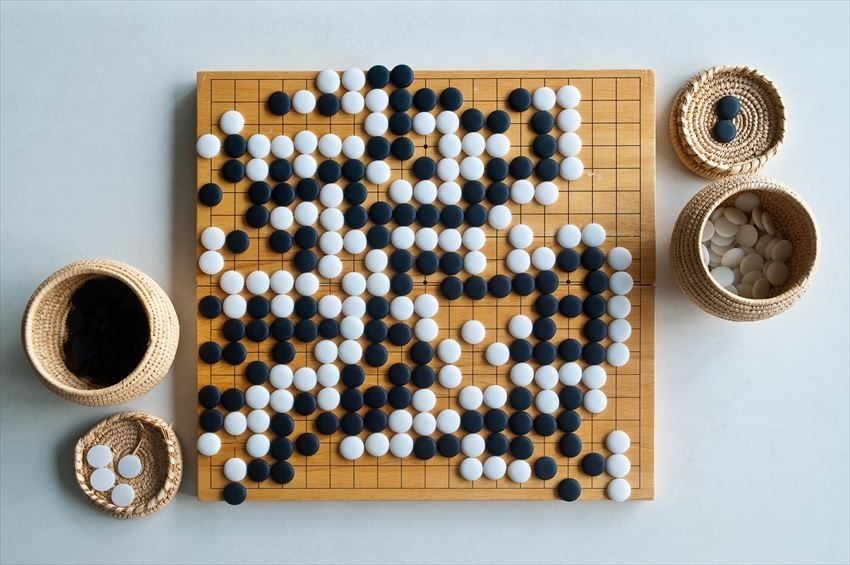
#> input picture MC2/Data/Go.png, 850 x 565 px
$ jupyter execute Segmentation_Morphological_Operations_Object_Properties.ipynb
#> lines starting #> are read from the running program, lines starting #| are printed output that depends on the picture; after the words box and inside, x2 and y2 are one past the last pixel; in counts of white or black regions, pixels touching at a corner belong together
[cell 1]
import os
import cv2
import numpy as np
import matplotlib.pyplot as plt
import pandas as pd

# Japan Segmentation, Morphological Operations, Object Properties in Images

## Images Used
   - Go Board https://www.fun-japan.jp/my/articles/9564

[cell 2]
def show_pair(a, b, titles=("Original", "Processed"), figsize=(10, 5), cmap='gray'):
    plt.figure(figsize=figsize)

    # left
    plt.subplot(1, 2, 1)
    if a.ndim == 2:
        plt.imshow(a, cmap=cmap)
    else:
        plt.imshow(a)
    plt.title(titles[0])
    plt.axis('off')

    # right
    plt.subplot(1, 2, 2)
    if b.ndim == 2:
        plt.imshow(b, cmap=cmap)
    else:
        plt.imshow(b)
    plt.title(titles[1])
    plt.axis('off')

    plt.show()

[cell 3]
def load_rgb(path: str, dummy: bool = False, size: tuple[int, int] = (720, 1080)) -> np.ndarray:
#> called with path = 'Data/Go.png', dummy = False, size = (720, 1080)
    if os.path.exists(path) and not dummy:
        img_bgr = cv2.imread(path, cv2.IMREAD_COLOR)
#> img_bgr is the input picture: shape (565, 850, 3); mean B, G, R 146.8, 155.5, 159.4
        if img_bgr is None:
            dummy = True
        else:
            return cv2.cvtColor(img_bgr, cv2.COLOR_BGR2RGB)
    # dummy: colorful gradient + noise
    h, w = size
    y = np.linspace(0, 1, h)[:, None]
    x = np.linspace(0, 1, w)[None, :]
    r = x
    g = y
    b = 1 - 0.5 * (x + y)
    img = np.stack([r, g, b], axis=2)
    img += 0.05 * np.random.RandomState(42).randn(h, w, 3)
    img = np.clip(img, 0, 1)
    return (img * 255).astype(np.uint8)

[cell 4]
def save_rgb(path: str, img_rgb: np.ndarray):
    bgr = cv2.cvtColor(img_rgb, cv2.COLOR_RGB2BGR)
    cv2.imwrite(path, bgr)

## Day 9

<div style="border: 2px solid #ffc107; padding: 10px; border-radius: 5px;">

### Use Case (Japan) – Go Board Segmentation

Automatically **segment and count Go stones** from overhead board photos to reconstruct the full game state (stone counts and positions).

#### Background & Motivation

Go is a traditional board game that is still widely played in Japan in clubs, schools, and professional tournaments. A standard board is a **19×19 grid of intersections** where black and white stones are placed.

In many Japanese settings (go salons, tournaments, teaching dojos), games are still played on **physical wooden boards**, and records are written by hand or reconstructed afterward from memory. This makes:

- **Archiving games** time-consuming and error-prone
- **Training data collection** for Go AI from amateur/pro games hard to scale
- **Live broadcast and study tools** dependent on manual input

Automatic recognition of a real Go board from a single photo would allow:

- Instant **digital game recording** from phones or fixed cameras
- Automatic **kifu (game record) generation** and sharing
- Creation of large, labeled datasets for **Go AI and related vision research**
- A controlled benchmark for **grid-based object detection**, transferable to similar layouts (e.g., retail shelves, bento layouts, vending machines).

#### Problem

Given a single overhead image of a Go board (19×19 grid), we need to **detect each stone and map it to its grid intersection**, even when:

- Stones are **touching or nearly touching**
- There are **strong reflections** on polished stones
- Lighting varies across the board (shadows, bright spots)
- The wooden board and stones have **similar low-contrast regions** in some areas

#### Target Outputs per Image

For each image, the system should output:

- **Total number of stones** on the board
- **Separate counts for black and white stones**
- **Grid coordinates of each stone** (e.g., A1–T19 or (row, column) index)

Optional extended outputs:

- Approximate **territory regions** (empty areas controlled by black/white)
- List of **empty intersections** (legal move candidates)
- Basic **group/shape features** (e.g., large connected groups, eyes, captured stones)

#### Selected Image and Suitability

We use an overhead view of a **single, standard 19×19 Go board** placed on a table in a typical indoor setting.

The image is **particularly apt** for this use case because:

- The camera is nearly **orthogonal to the board**, so grid lines and intersections are clearly visible and can be reliably mapped to coordinates.
- The board contains **many black and white stones with varying local densities**: some areas are sparse, others are densely packed with **touching stones**, directly stressing the segmentation and counting task.
- There are **real-world lighting effects** (reflections on stones, mild shadows on the board), which match conditions in actual clubs and tournaments rather than synthetic lab images.
- The board edges and some surroundings (table, background) are visible, allowing testing of **board localization and cropping** as part of the pipeline.
- A mix of **empty intersections, single stones, and complex fighting shapes** makes the image representative of mid-game and end-game positions encountered in practice.

Because of these properties, this image is not just suitable but **well-matched to demonstrating the full segmentation, counting, and coordinate-assignment pipeline** required for Go board recognition.

<\div>

[cell 5]
GO_PATH = "Data/Go.png"
img_go = load_rgb(GO_PATH)

save_rgb('images/jo.jpg', img_go)

[cell 6]
plt.figure(figsize=(6,4)); plt.imshow(img_go); plt.title("Go Board"); plt.axis("off"); plt.show()

## Day 10

### Crop to Board

[cell 7]
def crop_board_custom(
    img: np.ndarray,
    top_ratio: float = 0.1,
    bottom_ratio: float = 0.1,
    left_ratio: float = 0.1,
    right_ratio: float = 0.1,
) -> np.ndarray:

#> called with top_ratio = 0.1, bottom_ratio = 0.1, left_ratio = 0.225, right_ratio = 0.225
    h, w = img.shape[:2]

    # convert ratios to pixel offsets
    top    = int(h * top_ratio)
    bottom = int(h * bottom_ratio)
    left   = int(w * left_ratio)
    right  = int(w * right_ratio)

    y0 = top
    y1 = h - bottom
    x0 = left
    x1 = w - right

    # safety clamp
    y0 = max(0, min(y0, h-1))
    y1 = max(y0+1, min(y1, h))
    x0 = max(0, min(x0, w-1))
    x1 = max(x0+1, min(x1, w))

    return img[y0:y1, x0:x1]
#> returned value: shape (453, 468, 3)

[cell 8]
img_board = crop_board_custom(
    img_go,
    top_ratio=0.1,
    bottom_ratio=0.1,
    left_ratio=0.225,
    right_ratio=0.225,
)

[cell 9]
show_pair(img_go, img_board, titles=("Original", "Croped to Board"))

### K-Means Segmentation

[cell 10]
def kmeans_segment_board(
        img_board: np.ndarray,
        K: int = 3,
        use_lab_weighted: bool = True,
        blur_ksize: int = 0,
        max_iter: int = 20,
        attempts: int = 5,
) -> tuple[np.ndarray, np.ndarray]:
    img = img_board.copy()

    if blur_ksize and blur_ksize > 1:
        if blur_ksize % 2 == 0:
            blur_ksize += 1
        img = cv2.GaussianBlur(img, (blur_ksize, blur_ksize), 0)

    # feature space: Lab with re-weighted channels
    if use_lab_weighted:
        img_lab = cv2.cvtColor(img, cv2.COLOR_RGB2LAB).astype(np.float32)
        L, a, b = cv2.split(img_lab)

        # CLAHE on L channel
        clahe = cv2.createCLAHE(clipLimit=2.0, tileGridSize=(8, 8))
        L = clahe.apply(L.astype(np.uint8)).astype(np.float32)

        L_w = L * 0.4  # brightness: lower weight
        a_w = a * 1.2  # chroma: higher weight
        b_w = b * 1.2

        feat = np.stack([L_w, a_w, b_w], axis=-1)  # (H, W, 3)
        Z = feat.reshape((-1, 3)).astype(np.float32)
    else:
        Z = img.reshape((-1, 3)).astype(np.float32)

    criteria = (
        cv2.TERM_CRITERIA_EPS + cv2.TERM_CRITERIA_MAX_ITER,
        max_iter,
        1.0,
    )

    # noinspection PyTypeChecker
    _, labels_flat, _ = cv2.kmeans(
        Z, K, None, criteria, attempts, cv2.KMEANS_RANDOM_CENTERS
    )

    labels_km = labels_flat.reshape(img_board.shape[:2])

    # compute mean RGB color of each cluster
    centers_rgb = np.zeros((K, 3), dtype=np.float32)
    for k in range(K):
        mask = (labels_km == k)
        if np.any(mask):
            centers_rgb[k] = img_board[mask].mean(axis=0)
    centers_rgb = centers_rgb.astype(np.uint8)

    return labels_km, centers_rgb

[cell 11]
def experiment_kmeans_board(
        img_board: np.ndarray,
        Ks: list[int] | tuple[int, ...] = (2, 3, 4),
        blur_values: list[int] | tuple[int, ...] = (0, 3, 5),
        use_lab_options: list[bool] | tuple[bool, ...] = (False, True),
):
    km_results = {}
    for K in Ks:
        for blur_ksize in blur_values:
            for use_lab in use_lab_options:
                labels_km, centers_rgb = kmeans_segment_board(
                    img_board,
                    K=K,
                    use_lab_weighted=use_lab,
                    blur_ksize=blur_ksize,
                    max_iter=20,
                    attempts=5,
                )
                key = f"kmeans_K{K}_blur{blur_ksize}_lab{int(use_lab)}"
                km_results[key] = {
                    "labels": labels_km,
                    "centers_rgb": centers_rgb,
                }
#> this loop made 3 passes
#> pass 1, in kmeans_segment_board, `labels_km = labels_flat.reshape(img_board.shape[:2])`:
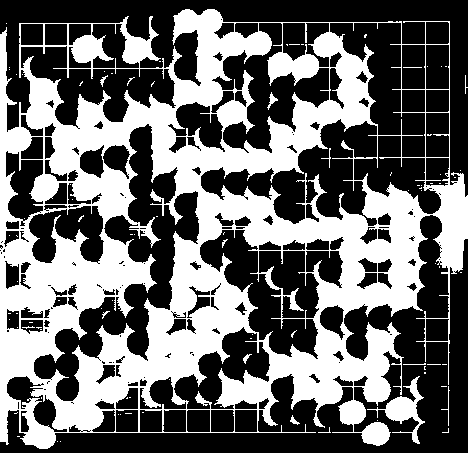
#> labels_km: shape (453, 468) int32; values 0 (black) and 1 (white), 41.7% white; 93 white regions (81 under 20 px), largest, box (x1, y1, x2, y2) and area: (0, 9, 468, 449) 86857, (367, 376, 425, 444) 985, (267, 92, 278, 110) 66
#> pass 1, in kmeans_segment_board (call 2), `img_lab = cv2.cvtColor(img, cv2.COLOR_RGB2LAB).astype(np.float32)`:
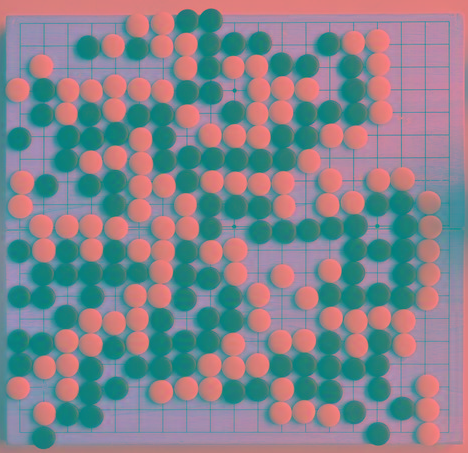
#> img_lab: shape (453, 468, 3) float32; mean R, G, B 132.3, 132.5, 140.9
#> pass 1, in kmeans_segment_board (call 2), `L, a, b = cv2.split(img_lab)`:
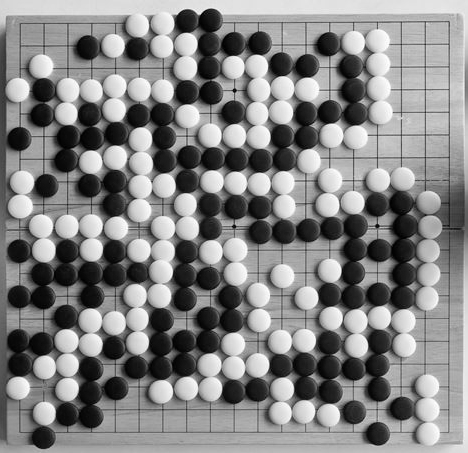
#> L: shape (453, 468) float32; min 0, max 255, mean 132.3
#> pass 1, in kmeans_segment_board (call 2), `L, a, b = cv2.split(img_lab)`:
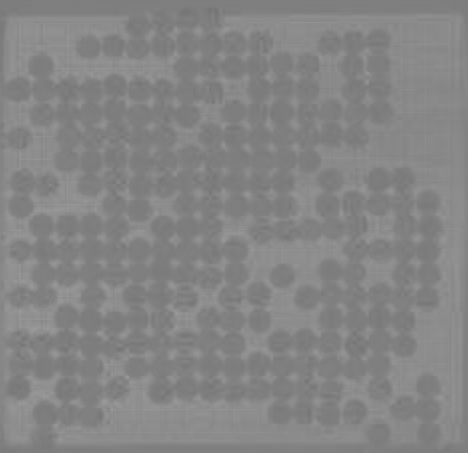
#> a: shape (453, 468) float32; min 116, max 155, mean 132.5
#> after the loop, km_results = 18 items

    return km_results

[cell 12]
def semantic_colorize(labels: np.ndarray, centers_rgb: np.ndarray):
    K = centers_rgb.shape[0]
    brightness = centers_rgb.mean(axis=1)
    order = np.argsort(brightness)

    label_black = order[0]
    label_white = order[-1]
    label_board = order[1] if K >= 3 else None

    remap = np.full(K, 3, dtype=np.int32)  # default 'other'
    remap[label_black] = 0
    remap[label_white] = 1
    if label_board is not None:
        remap[label_board] = 2

    # Adjusted semantic labels (same shape as `labels`)
    labels_sem = remap[labels]

    label_to_color = np.array([
        [0, 0, 0],       # 0 -> black stones
        [255, 255, 255], # 1 -> white stones
        [0, 255, 0],     # 2 -> board
        [255, 0, 0],     # 3 -> other
    ], dtype=np.uint8)

    vis = label_to_color[labels_sem]

    # Return both the visualization and the adjusted labels
    return vis, labels_sem

[cell 13]
def show_kmeans_experiments_grid_structured(
        km_results: dict,
        Ks,
        blur_values,
        use_lab_options,
        figsize=(12, 8),
):
    for use_lab in use_lab_options:
        lab_flag = int(use_lab)
        n_rows = len(Ks)
        n_cols = len(blur_values)

        fig, axes = plt.subplots(n_rows, n_cols, figsize=figsize)
        axes = np.array(axes)
        if axes.ndim == 1:
            axes = axes.reshape(n_rows, n_cols)

        for i, K in enumerate(Ks):
            for j, blur_ksize in enumerate(blur_values):
                key = f"kmeans_K{K}_blur{blur_ksize}_lab{lab_flag}"
                ax = axes[i, j]

                if key not in km_results:
                    ax.axis("off")
                    ax.set_title(f"Missing: {key}", fontsize=8)
                    continue

                data = km_results[key]
                labels = data["labels"]
                centers = data["centers_rgb"]

                # <<< static semantic colors here
                vis, _ = semantic_colorize(labels, centers)

                ax.imshow(vis)
                ax.set_title(f"K={K}, blur={blur_ksize}", fontsize=8)
                ax.axis("off")

        fig.suptitle(f"K-means results (use_lab_weighted={use_lab})", fontsize=12)
        plt.tight_layout()
        plt.show()

### Find best Parameters

[cell 14]
Ks = [2, 3, 4]
blur_values = [0, 3, 5]
use_lab_options = [False, True]

km_results = experiment_kmeans_board(
    img_board,
    Ks=Ks,
    blur_values=blur_values,
    use_lab_options=use_lab_options,
)
#> km_results = 18 items

show_kmeans_experiments_grid_structured(
    km_results,
    Ks=Ks,
    blur_values=blur_values,
    use_lab_options=use_lab_options,
    figsize=(12, 8),
)
#> after the loop in show_kmeans_experiments_grid_structured, `for use_lab in use_lab_options:`:
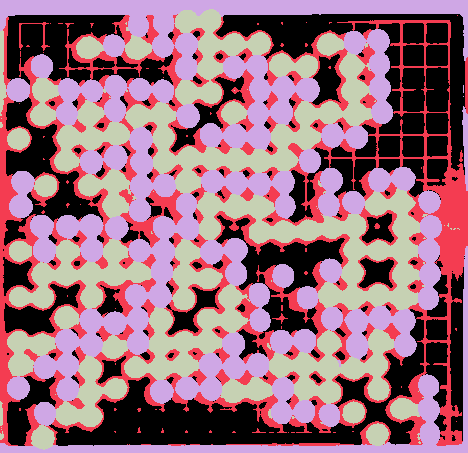
#> labels: shape (453, 468) int32; 4 distinct labels, from 0 to 3; one colour per label, 0 black

### Best Parameters

[cell 15]
key = "kmeans_K4_blur3_lab1"

[cell 16]
best = km_results[key]
#> best = 2 items
labels_best = best["labels"]
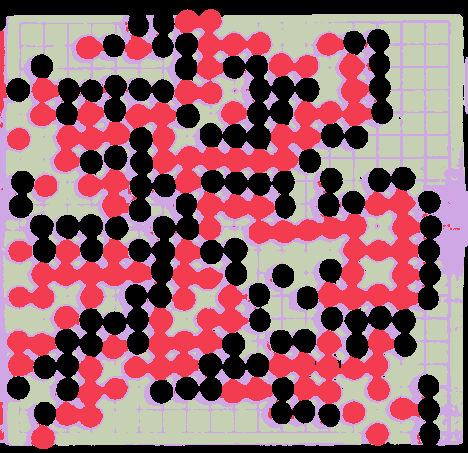
#> labels_best: shape (453, 468) int32; 4 distinct labels, from 0 to 3; one colour per label, 0 black
centers_best = best["centers_rgb"]
#> centers_best = [[199, 206, 211], [27, 33, 40], [119, 88, 57], [193, 144, 84]]

[cell 17]
vis_semantic, labels_sem = semantic_colorize(labels_best, centers_best)
#> in semantic_colorize (call 19), `brightness = centers_rgb.mean(axis=1)`: brightness = [205.3, 33.33, 88, 140.3]
#> in semantic_colorize (call 19), `order = np.argsort(brightness)`: order = [1, 2, 3, 0]
#> in semantic_colorize (call 19), `label_black = order[0]`: label_black = 1
#> in semantic_colorize (call 19), `label_white = order[-1]`: label_white = 0
#> in semantic_colorize (call 19), `label_board = order[1] if K >= 3 else None`: label_board = 2
#> in semantic_colorize (call 19), `labels_sem = remap[labels]`:
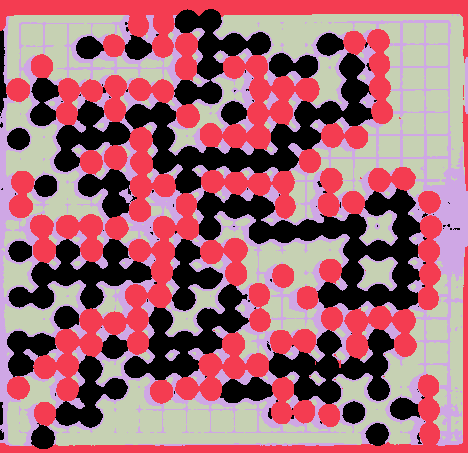
#> labels_sem: shape (453, 468) int32; 4 distinct labels, from 0 to 3; one colour per label, 0 black
#> in semantic_colorize (call 19), `vis = label_to_color[labels_sem]`:
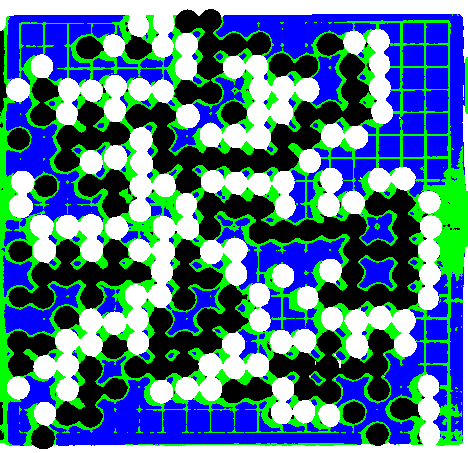
#> vis: shape (453, 468, 3); mean of channels 0, 1, 2 142.8, 121.4, 72.3; drawn as B, G, R

show_pair(img_board, vis_semantic,titles=("Original", "Chosen semantic segmentation"))

<div style="border: 2px solid #ffc107; padding: 10px; border-radius: 5px;">

## Day 11

Added erosion techniques

<\div>

[cell 18]
def make_binary_mask(labels_sem: np.ndarray, target_class: int) -> np.ndarray:
    mask = (labels_sem == target_class).astype(np.uint8) * 255
    return mask

mask_black = make_binary_mask(labels_sem, 0)
mask_white = make_binary_mask(labels_sem, 1)
mask_board = make_binary_mask(labels_sem, 2)
mask_other = make_binary_mask(labels_sem, 3)
#> call 4 of make_binary_mask, with target_class = 3
#> in make_binary_mask (call 4), `mask = (labels_sem == target_class).astype(np.uint8) * 255`:
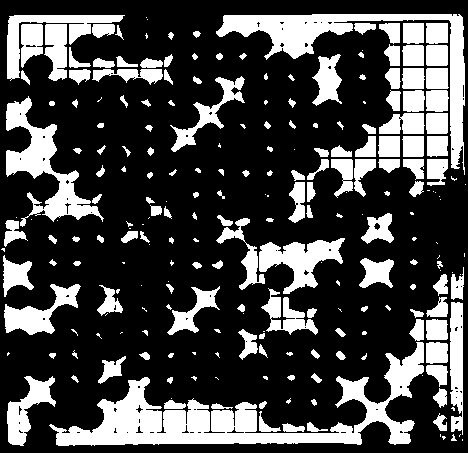
#> mask: shape (453, 468); 27.7% white; 236 white regions (77 under 20 px), largest, box (x1, y1, x2, y2) and area: (49, 342, 424, 446) 11039, (216, 14, 465, 175) 5922, (6, 96, 104, 227) 3805

[cell 19]
show_pair(mask_black, mask_white, titles=("Raw black-stone mask", "Raw white-stone mask"))
show_pair(mask_board, mask_other, titles=("Raw shadow mask", "Raw board mask"))

### Morphological denoising / rounding

[cell 20]
kernel3 = cv2.getStructuringElement(cv2.MORPH_ELLIPSE, (3, 3))
kernel5 = cv2.getStructuringElement(cv2.MORPH_ELLIPSE, (5, 5))

def morph_smooth(mask):
    steps = {}
    steps["raw"] = mask

    # Opening
    steps["open_3"] = cv2.morphologyEx(mask, cv2.MORPH_OPEN, kernel3)
    steps["open_5"] = cv2.morphologyEx(mask, cv2.MORPH_OPEN, kernel5)

    # Closing after open_3
    steps["open3_close3"] = cv2.morphologyEx(steps["open_3"], cv2.MORPH_CLOSE, kernel3)
    steps["open3_close5"] = cv2.morphologyEx(steps["open_3"], cv2.MORPH_CLOSE, kernel5)

    # Closing after open_5 (this branch is what you’ll actually use)
    steps["open5_close3"] = cv2.morphologyEx(steps["open_5"], cv2.MORPH_CLOSE, kernel3)
    steps["open5_close5"] = cv2.morphologyEx(steps["open_5"], cv2.MORPH_CLOSE, kernel5)

    return steps

[cell 21]
def plot_morph_overview(steps, name="Mask"):

    fig, axes = plt.subplots(2, 3, figsize=(12, 8))

    # Row 1: Open3 branch
    axes[0, 0].imshow(steps["open_3"], cmap="gray")
    axes[0, 0].set_title(f"{name}: Open (3x3)")
    axes[0, 0].axis("off")

    axes[0, 1].imshow(steps["open3_close3"], cmap="gray")
    axes[0, 1].set_title(f"{name}: Open3 + Close3")
    axes[0, 1].axis("off")

    axes[0, 2].imshow(steps["open3_close5"], cmap="gray")
    axes[0, 2].set_title(f"{name}: Open3 + Close5")
    axes[0, 2].axis("off")

    # Row 2: Open5 branch
    axes[1, 0].imshow(steps["open_5"], cmap="gray")
    axes[1, 0].set_title(f"{name}: Open (5x5)")
    axes[1, 0].axis("off")

    axes[1, 1].imshow(steps["open5_close3"], cmap="gray")
    axes[1, 1].set_title(f"{name}: Open5 + Close3")
    axes[1, 1].axis("off")

    axes[1, 2].imshow(steps["open5_close5"], cmap="gray")
    axes[1, 2].set_title(f"{name}: Open5 + Close5")
    axes[1, 2].axis("off")

    plt.tight_layout()
    plt.show()

### Distance Transform Erosion

[cell 22]
def zero_border(src, top=0, bottom=0, left=0, right=0):
    """Set a fixed border band to 0 (black)."""
    h, w = src.shape[:2]

    if top > 0:
        src[:top, :] = 0
    if bottom > 0:
        src[h-bottom:, :] = 0
    if left > 0:
        src[:, :left] = 0
    if right > 0:
        src[:, w-right:] = 0

    return src

[cell 23]
def stones_as_circles_dt(
    steps,
    src_key="open5_close5",
    erode_kernel=kernel3,
    erode_iters=1,
    min_radius=3.0,
    radius_scale=1.0,
    min_draw_radius=0,
    # NEW: border band (pixels) to black out
    border_top=0,
    border_bottom=0,
    border_left=0,
    border_right=0
):
    src = steps[src_key].copy().astype(np.uint8)
    _, src = cv2.threshold(src, 127, 255, cv2.THRESH_BINARY)

    if erode_iters > 0:
        src = cv2.erode(src, erode_kernel, iterations=erode_iters)

    # ---- remove fixed-width border band ----
    src = zero_border(
        src,
        top=border_top,
        bottom=border_bottom,
        left=border_left,
        right=border_right,
    )

    dist = cv2.distanceTransform(src, cv2.DIST_L2, 5)

    kernel = np.ones((3, 3), np.uint8)
    dist_dilated = cv2.dilate(dist, kernel)
    local_max = (dist == dist_dilated) & (dist > min_radius)

    centers = np.column_stack(np.where(local_max))

    h, w = src.shape[:2]
    circle_mask = np.zeros((h, w), dtype=np.uint8)

    for (y, x) in centers:
        r = int(dist[y, x] * radius_scale)
        if r <= 0 or r < min_draw_radius:
            continue
        cv2.circle(circle_mask, (int(x), int(y)), r, 255, -1)

    return circle_mask, dist

[cell 24]
steps_black = morph_smooth(mask_black)
#> steps_black = 7 items
steps_white = morph_smooth(mask_white)
#> steps_white = 7 items

plot_morph_overview(steps_black, "Black stones")
plot_morph_overview(steps_white, "White stones")
#> call 2 of plot_morph_overview, with name = 'White stones'
#> in plot_morph_overview (call 2), `plt.show()`:
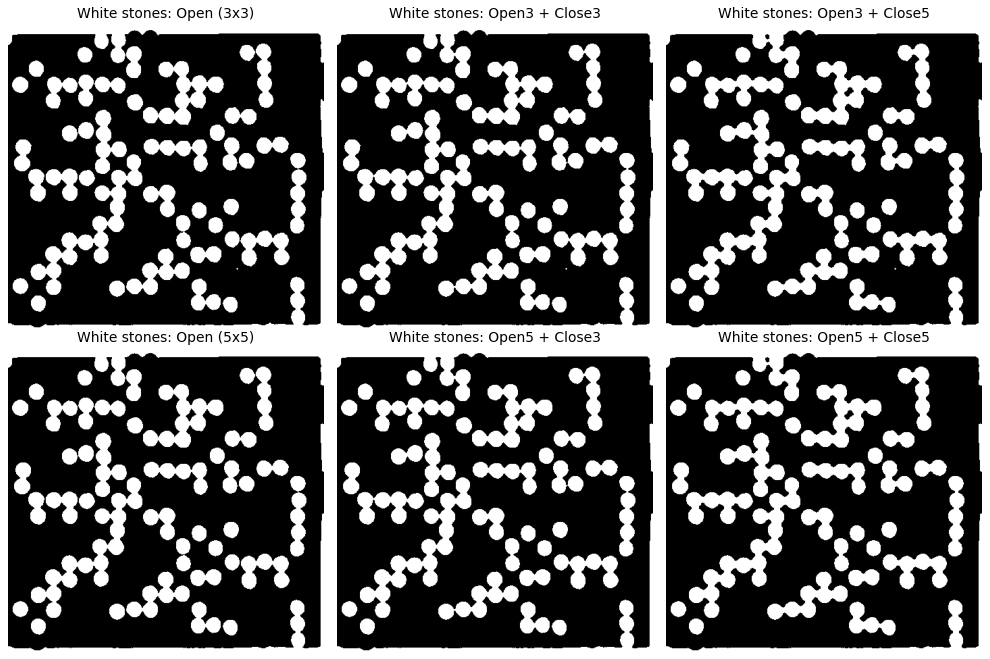
#> figure drawn by matplotlib, 6 panels

### Best Method

We chose Open5 since any further processing had no viseable benefit.

[cell 25]
mask_black_open_5 = steps_black["open_5"]
#> mask_black_open_5: shape (453, 468); 24.4% white; 31 white regions, largest, box (x1, y1, x2, y2) and area: (197, 189, 420, 310) 9541, (125, 53, 372, 194) 7819, (124, 284, 248, 380) 4450
#> (the rest of the program and of its run is left out)
